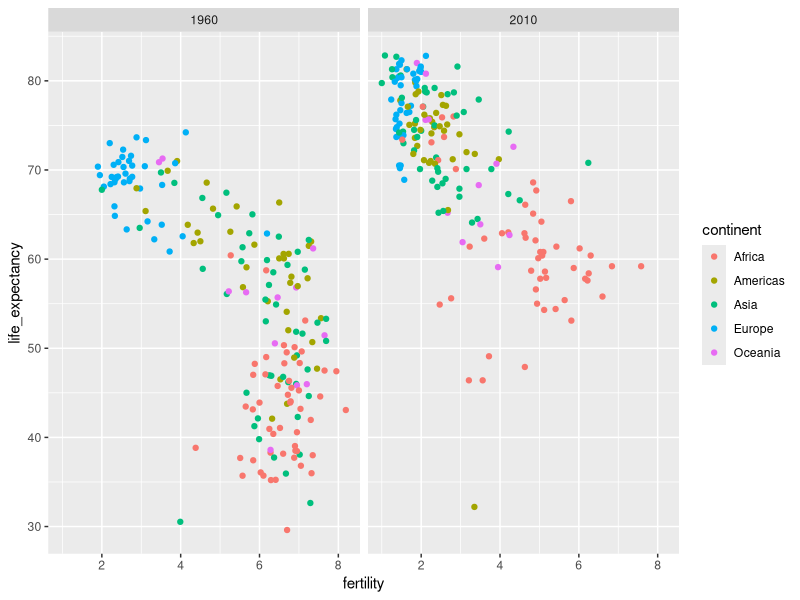
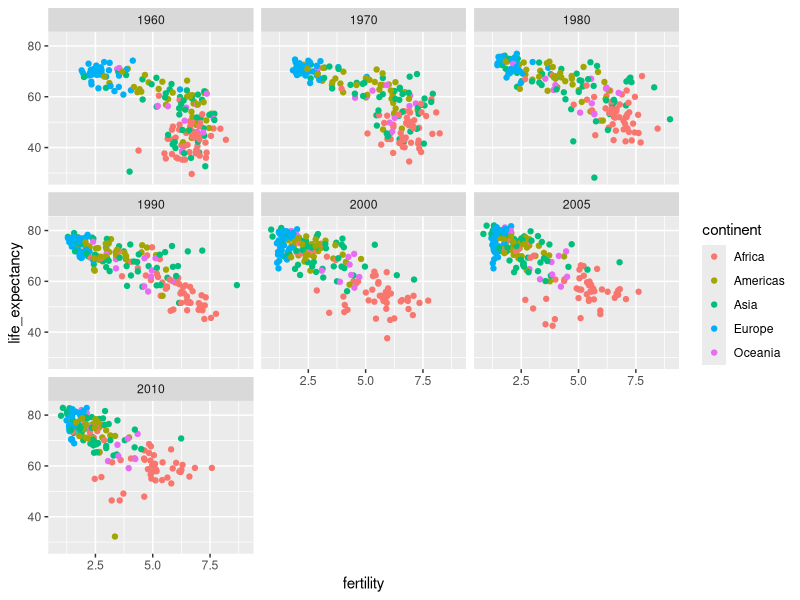
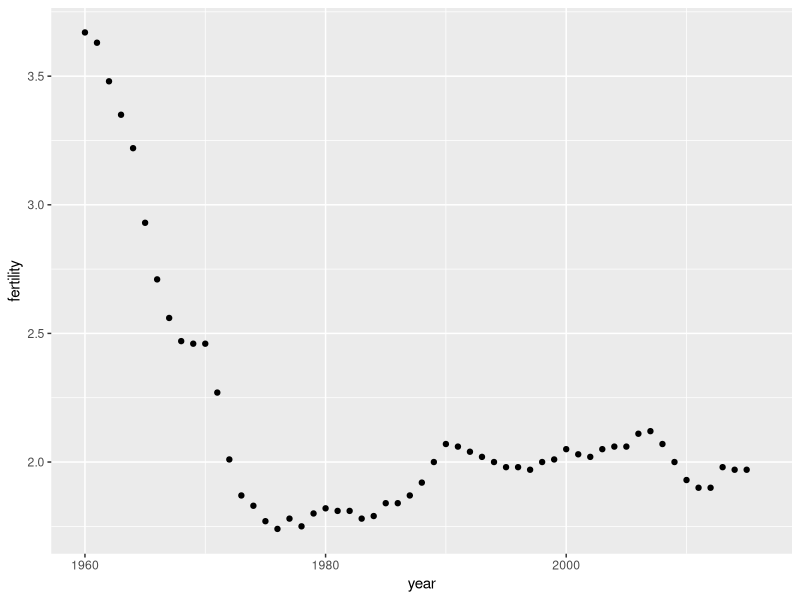
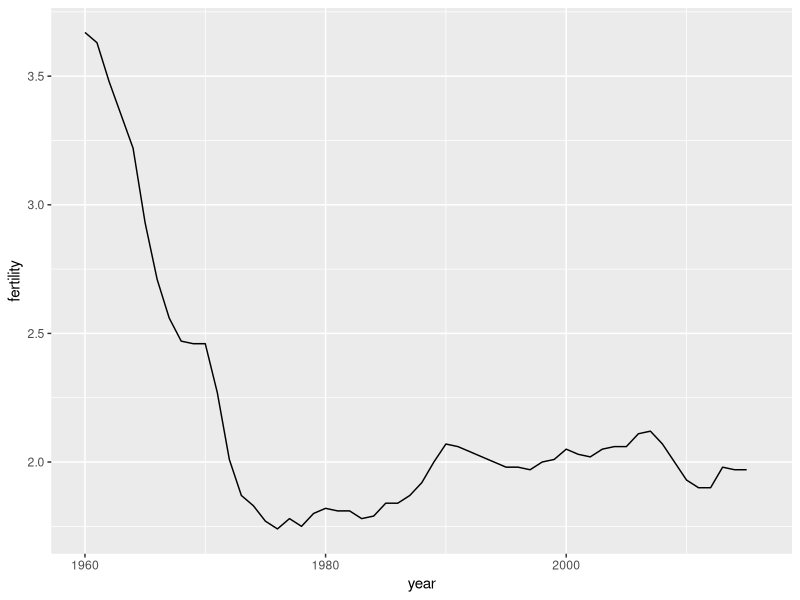
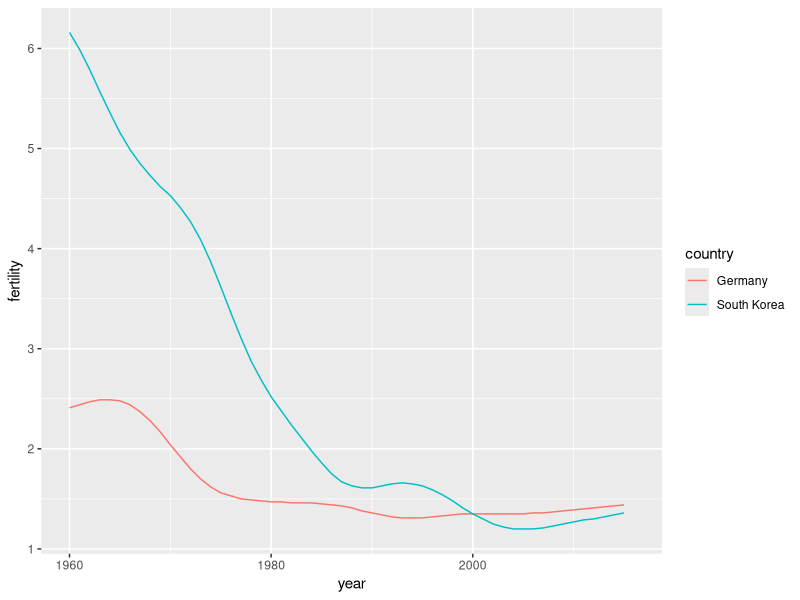
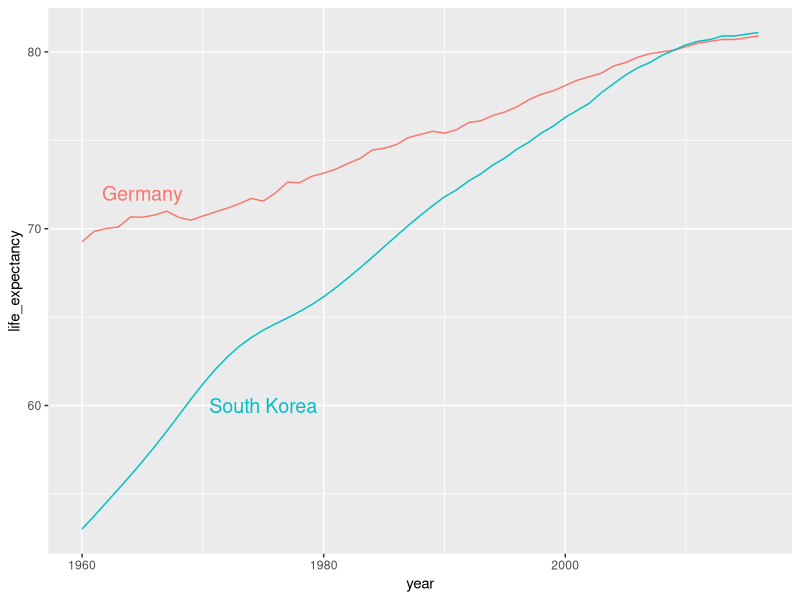
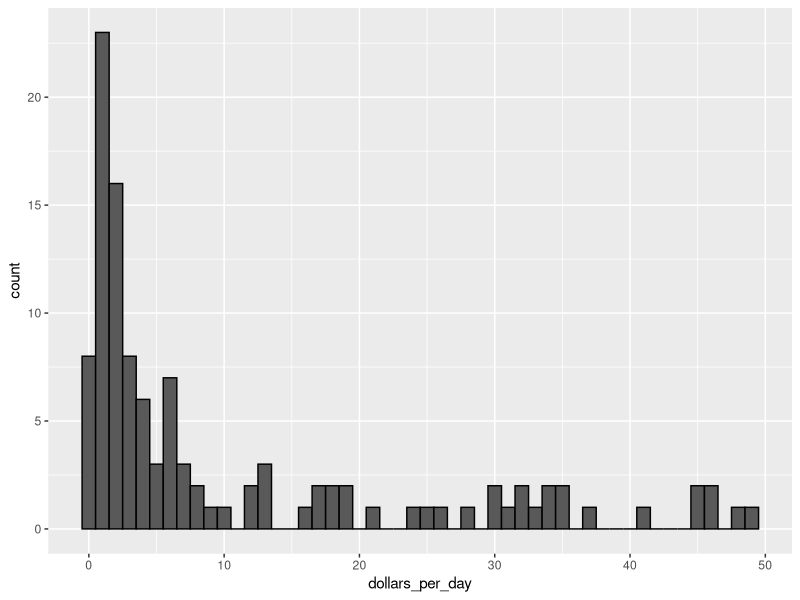
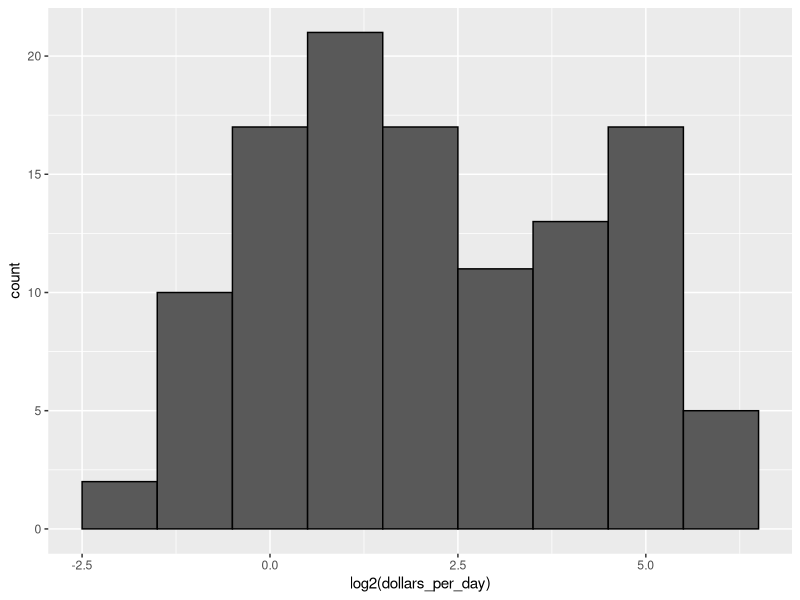

Write R code to recreate these figures, in order. (Note: this script raises an error after producing the figures.)
setwd("C:/Users/Nadika/Desktop/R/ENV")

require(dslabs)
data("gapminder")
require(ggplot2)
require(dplyr)

#----------- Variable Cahnges---------
west <- c("Western Europe", "Northern Europe", "Southern Europe", "Northern America", "Australia and New Zealand")
gapminder<- mutate(gapminder,dollars_per_day=gdp/population/365)
gapminder <- gapminder %>% mutate(group_0=ifelse(region %in% west, "West", "Developing")) %>% 
  mutate(group_0=factor(group_0))

country_list_1 <- gapminder %>% filter(year==1970 & !is.na(gdp)) %>% .$country #this produce factor variable
country_list_2 <- gapminder %>% filter(year==2010 & !is.na(gdp)) %>% .$country #this produce factor variable
countrylist <- intersect(country_list_1,country_list_2)

gapminder <- gapminder %>%
  mutate(group = case_when(
    .$region %in% west ~ "West",
    .$region %in% c("Eastern Asia", "South-Eastern Asia") ~ "East Asia",
    .$region %in% c("Caribbean", "Central America", "South America") ~ "Latin America",
    .$continent == "Africa" & .$region != "Northern Africa" ~ "Sub-Saharan Africa",
    TRUE ~ "Others"))  %>% 
      mutate(group=factor(group,levels = c("Others", "Latin America", "East Asia", "Sub-Saharan Africa", "West")))

gapminder <- gapminder %>% mutate(weight = population/sum(population*2))
#-------------------------------------

#Facet used to get plots with same axes to compare
gapminder %>% filter(year %in% c(1960,2010)) %>% 
  ggplot(aes(fertility,life_expectancy,col=continent)) + 
  geom_point() + 
  facet_grid(.~year)

#facet_wrap gives plots in multiple lines
gapminder %>% filter(year %in% c(1960,1970,1980,1990,2000,2005,2010)) %>% 
  ggplot(aes(fertility,life_expectancy,col=continent)) + 
  geom_point() + 
  facet_wrap(~year)

#geom_point for time series
gapminder %>% filter(country=="United States") %>% 
  ggplot(aes(year,fertility)) + 
  geom_point()

#geom_line for time series
gapminder %>% filter(country=="United States") %>% 
  ggplot(aes(year,fertility)) + 
  geom_line()

#Two series with legend using col command
sel_country <- c("South Korea","Germany")
gapminder %>% filter(country %in% sel_country) %>% 
  ggplot(aes(year,fertility,col=country)) + 
  geom_line()

#define lables as of countries variable to be positioned in (1975,60) and (1965,62) these coordinates picked by eye
# geom_text call for data in labales array x for c(1975,1965) and y for c(60,72) not the orginal x=year,y=life_expectancy data
labels <- data.frame(country = sel_country, x = c(1975, 1965), y = c(60, 72))
gapminder %>% filter(country %in% sel_country) %>%
  ggplot(aes(year, life_expectancy, col = country)) +
  geom_line() +
  geom_text(data = labels, aes(x, y, label = country), size = 5) +
  theme(legend.position = "none")

#adding dollars_per_day to the gapminder
#alternate coding with pipe  --- gapminder <- gapminder %>% mutate(dollars_per_day = gdp/population/365)
gapminder<- mutate(gapminder,dollars_per_day=gdp/population/365)

#dollars per day original scale hard to seea pattern
gapminder %>% filter(year == 1970 & !is.na(gdp)) %>% 
  ggplot(aes(dollars_per_day)) + 
  geom_histogram(binwidth = 1, color = "black")

#log2 shrink the scale
gapminder %>% filter(year == 1970 & !is.na(gdp)) %>% 
  ggplot(aes(log2(dollars_per_day))) + 
  geom_histogram(binwidth = 1, color = "black")

#alternate scale_x_continuous usage instead of log2 transformation in ggplot()
gapminder %>% filter(year == 1970 & !is.na(gdp)) %>% 
  ggplot(aes(dollars_per_day)) + 
  geom_histogram(binwidth = 1, color = "black") + 
  scale_x_continuous(trans = "log2")

gapminder %>% filter(year == 1970 & !is.na(gdp)) %>%
  ggplot(aes(region, dollars_per_day)) + 
  geom_boxplot() + 
  theme(axis.text.x = element_text(angle = 90, hjust = 1))

gapminder %>% filter(year == 1970 & !is.na(gdp)) %>%
  mutate(region = reorder(region, dollars_per_day, FUN = median)) %>%    # reorder
  ggplot(aes(region, dollars_per_day, fill = continent)) +    # color by continent
  geom_boxplot() +
  theme(axis.text.x = element_text(angle = 90, hjust = 1)) +
  xlab("") + scale_y_continuous(trans = "log2") + geom_point(show.legend = FALSE)

#----------------------------------------------------------------

west <- c("Western Europe", "Northern Europe", "Southern Europe", "Northern America", "Australia and New Zealand")
gapminder<- mutate(gapminder,dollars_per_day=gdp/population/365)
gapminder <- gapminder %>% mutate(group_0=ifelse(region %in% west, "West", "Developing")) %>% 
  mutate(group_0=factor(group_0))

gapminder %>% filter(year==1970 & !is.na(gdp)) %>%
  ggplot(aes(dollars_per_day)) +
  geom_histogram(binwidth = 1, color = "black") +
  scale_x_continuous(trans = "log2") +
  facet_grid(. ~ group_0)

gapminder %>% filter(year %in% c(1970,2010) & !is.na(gdp)) %>%
  ggplot(aes(dollars_per_day)) + 
  geom_histogram(binwidth = 1,color= "black") + 
  scale_x_continuous(trans="log2") +
  facet_grid(year~group_0)

#creatig a vector to compare two years data only for the countries that have data in both years
country_list_1 <- gapminder %>% filter(year==1970 & !is.na(gdp)) %>% .$country #this produce factor variable
country_list_0 <- gapminder %>% filter(year==1970 & !is.na(gdp)) %>% select(country) #this produce dataframe with one factor variable

country_list_2 <- gapminder %>% filter(year==2010 & !is.na(gdp)) %>% .$country #this produce factor variable

countrylist <- intersect(country_list_1,country_list_2)

gapminder %>% filter(year %in% c(1970,2010) & !is.na(gdp) & country %in% countrylist) %>%
  ggplot(aes(dollars_per_day)) + 
  geom_histogram(binwidth = 1,color= "black") + 
  scale_x_continuous(trans="log2") +
  facet_grid(year~group_0)

Mbox <- gapminder %>%
  filter(year %in% c(1970,2010) & country %in% countrylist) %>%
  mutate(region = reorder(region, dollars_per_day, FUN = median)) %>%
  ggplot() +
  theme(axis.text.x = element_text(angle = 90, hjust = 1)) +
  xlab("") + scale_y_continuous(trans = "log2") 

Mbox + geom_boxplot(aes(region, dollars_per_day, fill = continent)) +
  facet_grid(year ~ .)

Mbox + geom_boxplot(aes(region, dollars_per_day, fill = factor(year)))

#------------------------------------------------------

gapminder %>%
  filter(year == 1970 & country %in% countrylist) %>% group_by(group_0) %>%
  summarize(n = n()) %>% knitr::kable()

gapminder %>% filter(year %in% c(1970,2010) & !is.na(gdp) & country %in% countrylist) %>%
  ggplot(aes(dollars_per_day,fill=group_0)) + scale_x_continuous(trans="log2") + 
  geom_density(alpha=0.2,bw = 0.75) + facet_grid(.~year)

gapminder %>% filter(year %in% c(1970,2010) & !is.na(gdp) & country %in% countrylist) %>%
  ggplot(aes(dollars_per_day,y=..count..,fill=group_0)) + scale_x_continuous(trans="log2") + 
  geom_density(alpha=0.2,bw = 0.75) + facet_grid(.~year)

#---- Stacking order depend on the factor order. if you need to change the stacking order change the levels= in factor command
gapminder <- gapminder %>%
  mutate(group = case_when(
    .$region %in% west ~ "West",
    .$region %in% c("Eastern Asia", "South-Eastern Asia") ~ "East Asia",
    .$region %in% c("Caribbean", "Central America", "South America") ~ "Latin America",
    .$continent == "Africa" & .$region != "Northern Africa" ~ "Sub-Saharan Africa",
    TRUE ~ "Others")) %>% 
    mutate(group=factor(group,levels = c("Others", "Latin America", "East Asia", "Sub-Saharan Africa", "West")))

gapminder %>% filter(year %in% c(1970,2010) & !is.na(dollars_per_day) & country %in% countrylist) %>%
  ggplot(aes(dollars_per_day,y=..count..,fill=group)) + scale_x_continuous(trans = "log2") + 
  geom_density(alpha=0.2,bw=0.75,position="stack") + facet_grid(.~year)

gapminder <- gapminder %>% filter(!is.na(population)) %>% 
  mutate(weight = population/sum(population*2))

gapminder %>% filter(year %in% c(1970,2010) & !is.na(dollars_per_day) & country %in% countrylist) %>%
  ggplot(aes(dollars_per_day,y=..count..,fill=group,weight = weight)) + scale_x_continuous(trans = "log2") + 
  geom_density(alpha=0.2,bw=0.75,position="stack") + facet_grid(.~year)

gapminder %>%
  filter(year %in% c(1970, 2010) & country %in% countrylist) %>%
  mutate(weight = population/sum(population*2)) %>%
  ggplot(aes(dollars_per_day, fill = group, weight = weight)) +
  scale_x_continuous(trans = "log2") +
  geom_density(alpha = 0.2, bw = 0.75, position = "stack") + facet_grid(year ~ .)


#--------------------------------------------------------------------

gapminder <- gapminder %>%
  mutate(group_1 = case_when(
    .$region %in% west ~ "The West",
    .$region %in% "Northern Africa" ~ "Northern Africa",
    .$region %in% c("Eastern Asia", "South-Eastern Asia") ~ "East Asia",
    .$region == "Southern Asia" ~ "Southern Asia",
    .$region %in% c("Central America", "South America", "Caribbean") ~ "Latin America",
    .$continent == "Africa" & .$region != "Northern Africa" ~ "Sub-Saharan Africa",
    .$region %in% c("Melanesia", "Micronesia", "Polynesia") ~ "Pacific Islands"))

surv_income <- gapminder %>%
  filter(year %in% 2010 & !is.na(gdp) & !is.na(infant_mortality) & !is.na(group_1)) %>%
  group_by(group_1) %>%
  summarize(income = sum(gdp)/sum(population)/365,
            infant_survival_rate = 1 - sum(infant_mortality/1000*population)/sum(population))

#--arrange orders the rows of a data frame by the values of selected columns
surv_income %>% arrange(income)


surv_income %>% ggplot(aes(income, infant_survival_rate, label = group_1, color = group_1)) +
  scale_x_continuous(trans = "log2", limit = c(0.25, 150)) +
  scale_y_continuous(trans = "logit", limit = c(0.875, .9981),
                     breaks = c(.85, .90, .95, .99, .995, .998)) +
  geom_label(size = 3, show.legend = FALSE) 

#---------------------Slope Chart-----------------------------
library(tidyverse)
library(dslabs)
data(gapminder)

west <- c("Western Europe", "Northern Europe", "Southern Europe", "Northern America", "Australia and New Zealand")

dat <- gapminder %>%
  filter(year %in% c(2010, 2015) & region %in% west & !is.na(life_expectancy) & population > 10^7)

dat %>%
  mutate(location = ifelse(year == 2010, 1, 2),
         location = ifelse(year == 2015 & country %in% c("United Kingdom", "Portugal"),
                           location + 0.22, location),
         hjust = ifelse(year == 2010, 1, 0)) %>%
  mutate(year = as.factor(year)) %>%
  ggplot(aes(year, life_expectancy, group = country)) +
  geom_line(aes(color = country), show.legend = FALSE) +
  geom_text(aes(x = location, label = country, hjust = hjust), show.legend = FALSE) +
  xlab("") +
  ylab("Life Expectancy") 

#---------Bland-Altman plot------------------
library(ggrepel)
dat %>%
  mutate(year = paste0("life_expectancy_", year)) %>%
  select(country, year, life_expectancy) %>% spread(year, life_expectancy) %>%
  mutate(average = (life_expectancy_2015 + life_expectancy_2010)/2,
         difference = life_expectancy_2015 - life_expectancy_2010) %>%
  ggplot(aes(average, difference, label = country)) +
  geom_point() +
  geom_text_repel() +
  geom_abline(lty = 2) +
  xlab("Average of 2010 and 2015") +
  ylab("Difference between 2015 and 2010")

#------------- tile plot
# import data and inspect
library(tidyverse)
library(dslabs)
data(us_contagious_diseases)
str(us_contagious_diseases)

# assign dat to the per 10,000 rate of measles, removing Alaska and Hawaii and adjusting for weeks reporting
the_disease <- "Measles"
dat <- us_contagious_diseases %>%
  filter(!state %in% c("Hawaii", "Alaska") & disease == the_disease) %>%
  mutate(rate = count / population * 10000 * 52/weeks_reporting) %>%
  mutate(state = reorder(state, rate))

# plot disease rates per year in California
dat %>% filter(state == "California" & !is.na(rate)) %>%
  ggplot(aes(year, rate)) +
  geom_line() +
  ylab("Cases per 10,000") +
  geom_vline(xintercept=1963, col = "blue")

# tile plot of disease rate by state and year
dat %>% ggplot(aes(year, state, fill=rate)) +
  geom_tile(color = "grey50") +
  scale_x_continuous(expand = c(0,0)) +
  scale_fill_gradientn(colors = RColorBrewer::brewer.pal(9, "Reds"), trans = "sqrt") +
  geom_vline(xintercept = 1963, col = "blue") +
  theme_minimal() + theme(panel.grid = element_blank()) +
  ggtitle(the_disease) +
  ylab("") +
  xlab("")

# compute US average measles rate by year
avg <- us_contagious_diseases %>%
  filter(disease == the_disease) %>% group_by(year) %>%
  summarize(us_rate = sum(count, na.rm = TRUE)/sum(population, na.rm = TRUE)*10000)

# make line plot of measles rate by year by state
dat %>%
  filter(!is.na(rate)) %>%
  ggplot() +
  geom_line(aes(year, rate, group = state), color = "grey50", 
            show.legend = FALSE, alpha = 0.2, size = 1) +
  geom_line(mapping = aes(year, us_rate), data = avg, size = 1, col = "black") +
  scale_y_continuous(trans = "sqrt", breaks = c(5, 25, 125, 300)) +
  ggtitle("Cases per 10,000 by state") +
  xlab("") +
  ylab("") +
  geom_text(data = data.frame(x = 1955, y = 50),
            mapping = aes(x, y, label = "US average"), color = "black") +
  geom_vline(xintercept = 1963, col = "blue")


#Reduce the number of significant digits globally by setting an option. 
#options(digits = 3) will cause all future computations that session to have 3 significant digits.
#Reduce the number of digits locally using round() or signif().

#-----qqplots
params <- titanic_train %>%
  filter(!is.na(Age)) %>%
  summarize(mean = mean(Age), sd = sd(Age))

titanic_train %>% filter(!is.na(Age)) %>% ggplot(aes(sample=Age))+ geom_qq(dparams=params) + geom_abline()

#--------Percentage in bar charts position_fill()
titanic_train %>% filter(!is.na(Age)) %>% ggplot(aes(Pclass,fill=factor(Survived),y=..count..))+ 
  geom_bar() 

titanic_train %>% filter(!is.na(Age)) %>% ggplot(aes(Pclass,fill=factor(Survived),y=..count..))+ 
  geom_bar(position = position_fill())

titanic_train %>% filter(!is.na(Age)) %>% ggplot(aes(Survived,fill=factor(Pclass),y=..count..))+ 
  geom_bar(position = position_fill()) 
